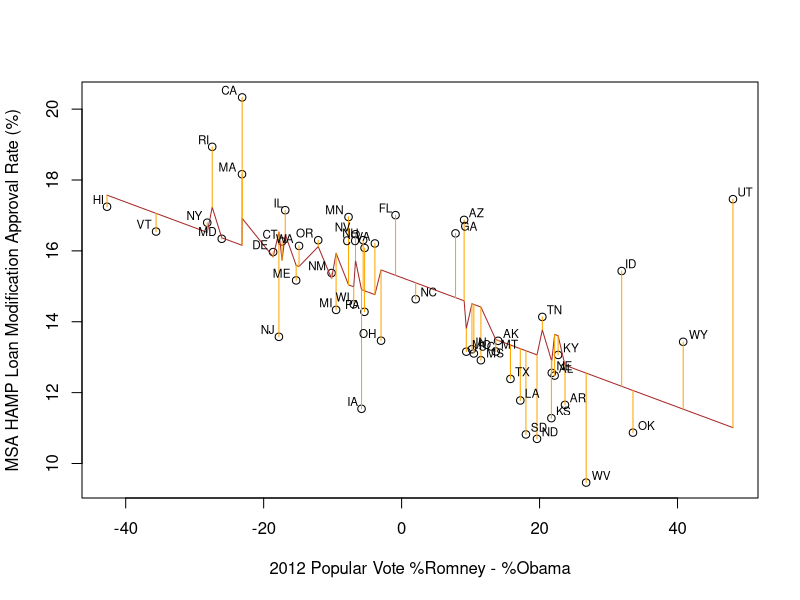

Source code (R):
library(calibrate)
png("fig4.png", width=800, height=400)
df<-read.csv("./hampapprovalVSpopvote.csv",header=T)
row.names(df)<-df$state
hardest_hit_fund<-rep(0,50)
names(hardest_hit_fund)<-df$state
hardest_hit_fund[c("AL","AZ","CA","FL","GA","IL","IN","KY","MI","MS","NV","NJ","NC","OH","OR","RI","SC","TN")]=1
df$hardest_hit_fund<-hardest_hit_fund
linearModel<-lm(hamp_approval_rate~1+popular_vote2012+hardest_hit_fund, df)
plot(df$popular_vote2012,df$hamp_approval_rate,
	xlab="2012 Popular Vote %Romney - %Obama",
	ylab="MSA HAMP Loan Modification Approval Rate (%)")
pre<-predict(linearModel)
lines(df$popular_vote2012,pre,col="brown")
segments(df$popular_vote2012,df$hamp_approval_rate,df$popular_vote2012,pre,col="orange")
textxy(df$popular_vote2012, df$hamp_approval_rate, df$state, cex=0.7)
dev.off()
